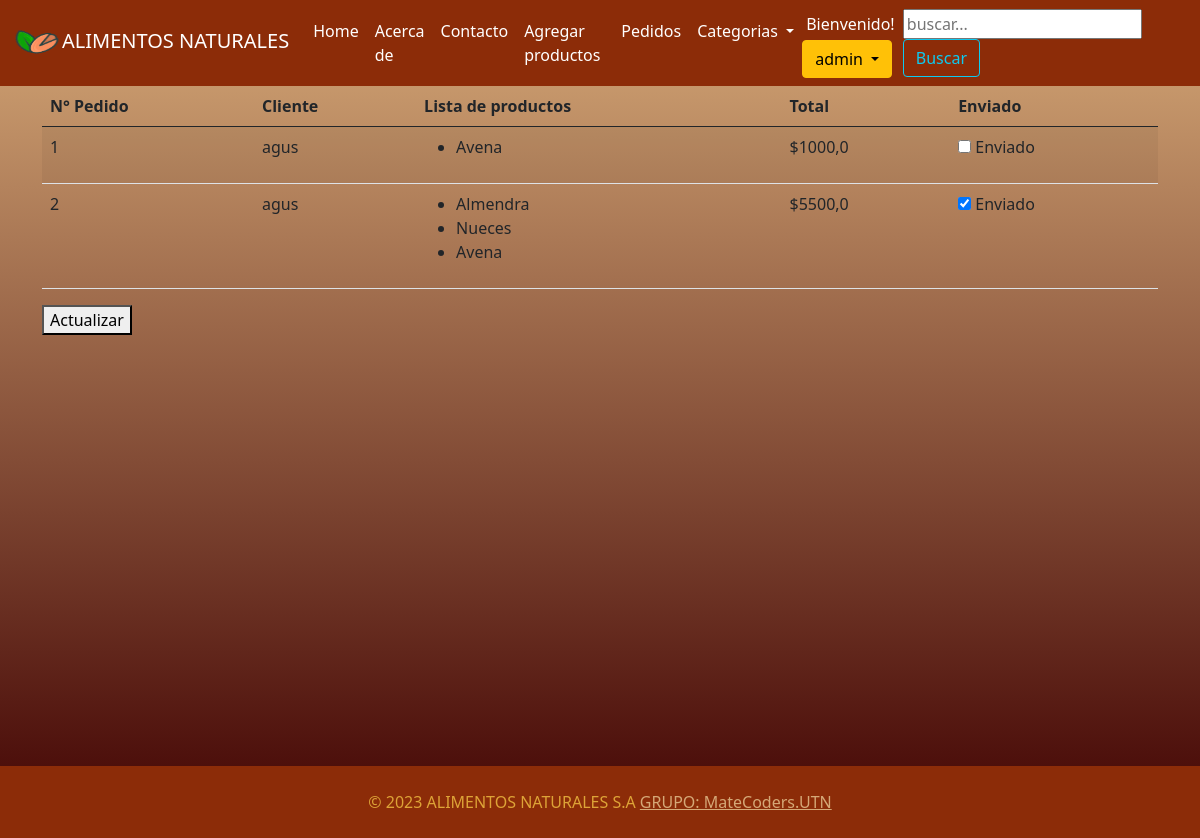
Page /pedidos/ (signed in) on the earlier database version.
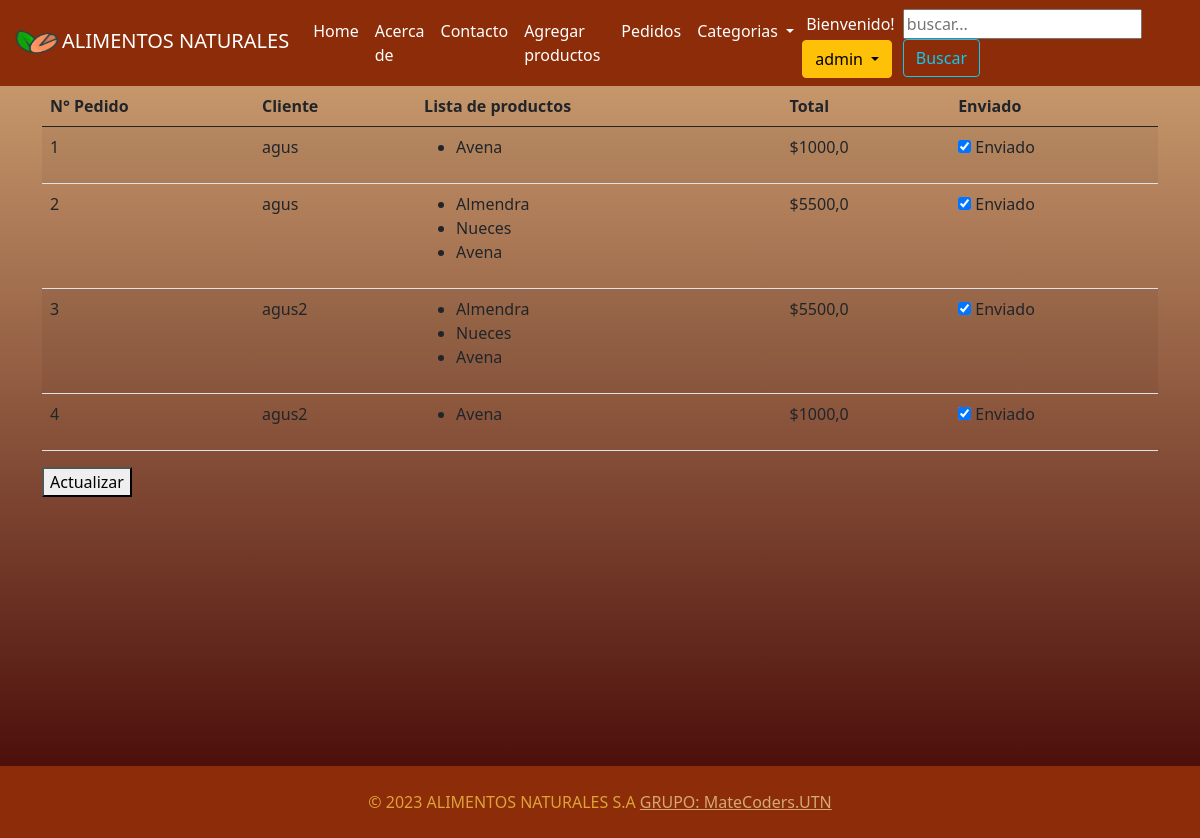
Same page on the later database version.
### TIENDA/models.py (models this page shows, shortened)
class Carrito(models.Model):
    usuario = models.ForeignKey(User, on_delete=models.CASCADE, related_name='usuario')
    lista = models.ManyToManyField(Producto)
    total = models.FloatField(default=0)
    enviado = models.BooleanField(default=False)

class Producto(models.Model):
    titulo = models.CharField(max_length=100)
    imagen = models.FileField(upload_to= "imagenes", null = True )
    descripcion = models.TextField(max_length=1000)
    precio = models.FloatField()
    categoria = models.ForeignKey(Categoria,on_delete=models.CASCADE, related_name='categoria_producto')
    fecha = models.DateTimeField(auto_now_add=True)

### TIENDA/views.py (the view)
# urls.py: path('pedidos/', views.pedidos, name='pedidos')
@staff_member_required
def pedidos(request):
    if request.method == 'POST':
        enviados = {k:v[0] for k,v in dict(request.POST).items()}
        enviados.pop('csrfmiddlewaretoken')
        for valor in enviados.items():
            id_pedido = valor[0]
            enviado_pedido = True if valor[1] == 'on' else False
            pedido = Carrito.objects.get(id=id_pedido)
            pedido.enviado = enviado_pedido
            pedido.save()
        pedidos = Carrito.objects.all()
        pedidos_con_productos = []
        for pedido in pedidos:
            productos = pedido.lista.all()
            pedidos_con_productos.append((pedido, productos))
        return render(request, 'tienda/pedidos.html', {'pedidos': pedidos_con_productos})
    else:
        pedidos = Carrito.objects.all()
        pedidos_con_productos = []
        for pedido in pedidos:
            productos = pedido.lista.all()
            pedidos_con_productos.append((pedido, productos))
        return render(request, 'tienda/pedidos.html', {'pedidos': pedidos_con_productos})

### TIENDA/context_processor.py (called while the page is built)
def extras(request):
    if "carrito" not in request.session:
        request.session["carrito"] = []
    cantidad_productos = len(request.session['carrito'])
    return({'categoria': Categoria.objects.all(),
            'cantidad_productos': cantidad_productos,
            })

### TIENDA/models.py (called while the page is built)
    def __str__(self) -> str:
        return f'{self.titulo}'

### TIENDA/templates/tienda/pedidos.html (shortened to what this page needs)
{% extends "tienda/layout.html" %}
{% block content %}
<form action="{% url "tienda:pedidos" %}" method="post">
    <table class="table table-striped p-3">
        <thead>
            <tr>
                <th scope='col'>N° Pedido</th>
                <th scope='col'>Cliente</th>
                <th scope='col'>Lista de productos</th>
                <th scope='col'>Total</th>
                <th scope='col'>Enviado</th>
            </tr>
        </thead>
        <tbody>
            {% for pedido, productos in pedidos %}
            <tr>
                <td>
                    {{ pedido.id }}
                </td>
                <td>
                    {{ pedido.usuario }}
                </td>
                <td>
                    <ul>
                        {% for producto in productos %}
                        <li>{{ producto.titulo }}</li>
                        {% endfor %}
                    </ul>
                </td>
                <td>
                    ${{ pedido.total }}
                </td>
                <td>
                    <input type="checkbox" name="{{ pedido.id }}" id="enviado" {% if pedido.enviado %}checked{% endif %}>
                    Enviado
                </td>
            </tr>
            {% endfor %}
        </tbody>
    </table>
    <button type="submit">Actualizar</button>
</form>
{% endblock content %}

### TIENDA/templates/tienda/layout.html (shortened to what this page needs)
{% load static %}
<!DOCTYPE html>
<html>
<head>
    <link href="https://cdn.jsdelivr.net/npm/bootstrap@5.0.1/dist/css/bootstrap.min.css" rel="stylesheet"
>
    <link rel="stylesheet" href="{% static 'css/styles.css' %}">
</head>
<body>
    <nav class="navbar navbar-expand-lg navbar-light sticky-top" style="background-color: #8C2C08;">
        <div class="container-fluid">
            <a class="navbar-brand" href="{% url 'tienda:home' %}" style="color: #ffffff;"><img src="{% static 'media/img/logo.png' %}" alt="Logo de la tienda" width="50" height="50">ALIMENTOS NATURALES</a>
            <div class="collapse navbar-collapse" id="navbarSupportedContent">
                <ul class="navbar-nav me-auto mb-2 mb-lg-0">
                    <li class="nav-item">
                        <a class="nav-link active" style="color: #ffffff;" aria-current="page" href="{% url 'tienda:home' %} ">Home</a>
                    </li>
                    <a href="{% url 'tienda:acerca' %} " class="nav-link active" style="color: #ffffff;"> Acerca de</a>
                    <a href="mailto: contacto@ALIMENTOSNATURALES.com" class="nav-link active" style="color: #ffffff;">Contacto</a>
                    {% if perms.TIENDA.add_producto%}
                    <li class="nav-item">
                        <a class="nav-link" href="{% url 'tienda:agregar' %}"style="color: #ffffff;">Agregar productos</a>
                    </li>
                    {% endif %}
                    {% if user.is_staff %}
                    <li class="nav-item">
                        <a class="nav-link" href="{% url 'tienda:pedidos' %}"style="color: #ffffff;">Pedidos</a>
                    </li>
                    {% endif %}
                    <li class="nav-item dropdown">
                        <a class="nav-link dropdown-toggle" href="#" id="navbarDropdown" role="button"
                            data-bs-toggle="dropdown" aria-expanded="false" style="color: #ffffff;">
                            Categorias
                        </a>
                    </li>
                </ul>
                <div class="dropdown">
                    {% if user.is_authenticated %}
                    <div class="p-1" style="color: #ffffff">
                        Bienvenido!
                    </div>
                    <button class="btn btn-warning dropdown-toggle" type="button" id="dropdownMenuButton1"
                        data-bs-toggle="dropdown" aria-expanded="false">
                        {{user.username}}
                    </button>
                    {% endif%}
                </div>
                <form action="{% url 'tienda:buscar' %}" method="get">
                    <input name="buscar" type="text" placeholder="buscar...">
                    <button type="submit" class="btn btn-outline-info">Buscar</button>
                </form>
            </div>
        </div>
    </nav>
    <div class="container" style="min-height: 85vh;">
        {% block content %}
        {% endblock content %}
    </div>
    <footer class="footer mt-auto py-3" style="background-color: #8C2C08;">
        <div class="container">
            <div class="footer-copyright text-center py-2 "style="color: #DDA337;">
                © 2023 ALIMENTOS NATURALES S.A
                <a href="mailto: martinalejandrotorres77@gmail.com" style="color: #D5A877;">GRUPO: MateCoders.UTN</a>
            </div>
        </div>
    </footer>
</body>
</html>

### static/css/styles.css (style rules this page uses)
body { background: linear-gradient(to bottom, #D5A877, #400101); background-repeat: no-repeat; background-size: cover; }

### TIENDA/templates/tienda/layout.html (style rules this page uses)
body { background: linear-gradient(to bottom, #D5A877, #400101); }

Differences in the rows shown:
changed Carrito id 1: enviado "☐" → "☑"
added Carrito: id "3", usuario "agus2", total "5500,0", enviado "☑", Producto (titulo "Almendra"), Producto (titulo "Nueces"), Producto (titulo "Avena")
added Carrito: id "4", usuario "agus2", total "1000,0", enviado "☑", Producto (titulo "Avena")
